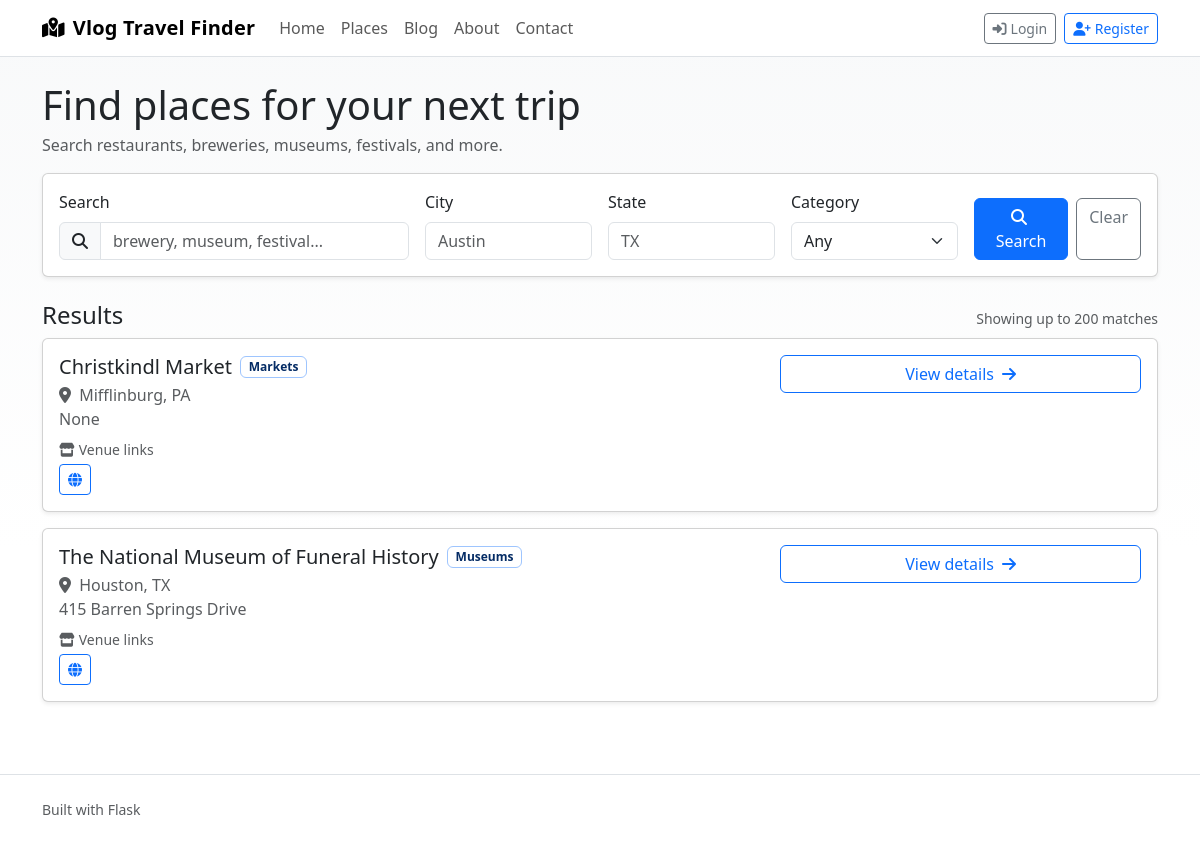
Screenshot of /places with the database file from the repository.
### vlog_site/models.py (models this page shows)
class Base(DeclarativeBase):
    pass

class Place(Base):
    __tablename__ = "place"
    id: Mapped[int] = mapped_column(primary_key=True)
    name: Mapped[str] = mapped_column(String, nullable=False)
    category_id: Mapped[int | None] = mapped_column(ForeignKey("category.id"), nullable=True)
    address: Mapped[str | None] = mapped_column(String, nullable=True)
    city: Mapped[str | None] = mapped_column(String, nullable=True)
    state: Mapped[str | None] = mapped_column(String, nullable=True)
    zipcode: Mapped[str | None] = mapped_column(String, nullable=True)
    latitude: Mapped[float | None] = mapped_column(nullable=True)
    longitude: Mapped[float | None] = mapped_column(nullable=True)
    venue_website_url: Mapped[str | None] = mapped_column(String, nullable=True)
    venue_youtube_url: Mapped[str | None] = mapped_column(String, nullable=True)
    venue_tiktok_url: Mapped[str | None] = mapped_column(String, nullable=True)
    venue_instagram_url: Mapped[str | None] = mapped_column(String, nullable=True)
    venue_facebook_url: Mapped[str | None] = mapped_column(String, nullable=True)
    vlog_youtube_url: Mapped[str | None] = mapped_column(String, nullable=True)
    vlog_tiktok_url: Mapped[str | None] = mapped_column(String, nullable=True)
    vlog_instagram_url: Mapped[str | None] = mapped_column(String, nullable=True)
    notes: Mapped[str | None] = mapped_column(Text, nullable=True)
    created_at: Mapped[str] = mapped_column(
        String,
        nullable=False,
        default=lambda: datetime.now(timezone.utc).isoformat(timespec="seconds"),
    )
    updated_at: Mapped[str] = mapped_column(
        String,
        nullable=False,
        default=lambda: datetime.now(timezone.utc).isoformat(timespec="seconds"),
    )
    category: Mapped[Category | None] = relationship("Category")
    @property
    def category_name(self) -> str | None:
        return self.category.name if self.category is not None else None

class Category(Base):
    __tablename__ = "category"
    id: Mapped[int] = mapped_column(primary_key=True)
    name: Mapped[str] = mapped_column(String, unique=True, nullable=False)

### vlog_site/blueprints/public.py (the view, shortened to what this page needs)
@public_bp.route("/places")
@require_feature("places")
def places() -> str:
    db = get_session(current_app)
    q = clean_str(request.args.get("q"))
    city = clean_str(request.args.get("city"))
    state = clean_str(request.args.get("state"))
    category_id_raw = clean_str(request.args.get("category_id"))
    try:
        category_id = int(category_id_raw) if category_id_raw else None
    except ValueError:
        category_id = None
    stmt = select(Place).order_by(text("COALESCE(state, ''), COALESCE(city, ''), name")).limit(200)
    if city:
        stmt = stmt.where(Place.city == city)
    if state:
        stmt = stmt.where(Place.state == state)
    if category_id:
        stmt = stmt.where(Place.category_id == category_id)
    places = db.execute(stmt).scalars().all()
    categories = db.execute(select(Category).order_by(Category.name.asc())).scalars().all()
    return render_template(
        "public/index.html",
        places=places,
        categories=categories,
        q=q or "",
        city=city or "",
        state=state or "",
        category_id=category_id or "",
    )

### vlog_site/access_control.py (called while the page is built, shortened)
def anonymous_allowed(feature: str) -> bool:
    db = get_session(current_app)
    rule = db.get(AccessRule, feature)
    if rule is None:
        return True
    return bool(rule.anonymous_access)

def require_feature(feature: str):
    def decorator(view):
        @functools.wraps(view)
        def wrapped(*args, **kwargs):
            if anonymous_allowed(feature):
                return view(*args, **kwargs)
        return wrapped
    return decorator

### vlog_site/context.py (called while the page is built)
def inject_globals():
    db = get_session(current_app)
    user_id = session.get("user_id")
    is_anonymous_preview = bool(session.get("anonymous_preview"))
    user = None
    if user_id is not None:
        user = db.execute(select(User).where(User.id == user_id)).scalars().first()
    return {
        "current_user": None if is_anonymous_preview else user,
        "is_authenticated": (user is not None and not is_anonymous_preview),
        "is_admin": (user is not None and user.role == "admin"),
        "is_anonymous_preview": is_anonymous_preview,
        "contact_email": get_setting(db, "contact_email"),
        "contact_phone": get_setting(db, "contact_phone"),
    }

### vlog_site/db.py (called while the page is built)
def _is_sqlite(database_url: str) -> bool:
    return database_url.startswith("sqlite:")

def _configure_sqlite(engine: Engine) -> None:
    @event.listens_for(engine, "connect")
    def _set_sqlite_pragma(dbapi_connection, _connection_record):
        try:
            cursor = dbapi_connection.cursor()
            cursor.execute("PRAGMA foreign_keys=ON")
            cursor.close()
        except Exception:
            pass

def get_engine(app: Flask) -> Engine:
    if "engine" not in g:
        database_url = app.config["DATABASE_URL"]
        engine = create_engine(database_url, future=True)
        if _is_sqlite(database_url):
            _configure_sqlite(engine)
        g.engine = engine
    return g.engine

def get_session(app: Flask) -> Session:
    if "session" not in g:
        engine = get_engine(app)
        SessionLocal = sessionmaker(bind=engine, autoflush=False, autocommit=False, future=True)
        g.session = SessionLocal()
    return g.session

### vlog_site/utils.py (called while the page is built)
def clean_str(value: str | None) -> str | None:
    if value is None:
        return None
    value = value.strip()
    return value if value else None

### templates/public/index.html (shortened to what this page needs)
{% extends "base.html" %}
{% block content %}
  <div class="d-flex flex-column flex-lg-row align-items-lg-end justify-content-between gap-3 mb-3">
    <div>
      <h1 class="mb-1">Find places for your next trip</h1>
      <div class="text-muted">Search restaurants, breweries, museums, festivals, and more.</div>
    </div>
  </div>
  <div class="card shadow-sm mb-4">
    <div class="card-body">
      <form method="get" action="{{ url_for('public.places') }}" class="row g-3">
        <div class="col-12 col-lg-4">
          <label for="q" class="form-label">Search</label>
          <div class="input-group">
            <span class="input-group-text"><i class="fa-solid fa-magnifying-glass"></i></span>
            <input class="form-control" id="q" name="q" value="{{ q }}" placeholder="brewery, museum, festival..." />
          </div>
        </div>
        <div class="col-12 col-md-6 col-lg-2">
          <label for="city" class="form-label">City</label>
          <input class="form-control" id="city" name="city" value="{{ city }}" placeholder="Austin" />
        </div>
        <div class="col-12 col-md-6 col-lg-2">
          <label for="state" class="form-label">State</label>
          <input class="form-control" id="state" name="state" value="{{ state }}" placeholder="TX" />
        </div>
        <div class="col-12 col-lg-2">
          <label for="category_id" class="form-label">Category</label>
          <select class="form-select" id="category_id" name="category_id">
            <option value="">Any</option>
          </select>
        </div>
        <div class="col-12 col-lg-2 d-grid d-lg-flex gap-2 align-self-end">
          <button type="submit" class="btn btn-primary">
            <i class="fa-solid fa-magnifying-glass me-1"></i>Search
          </button>
          <a class="btn btn-outline-secondary" href="{{ url_for('public.places') }}">Clear</a>
        </div>
      </form>
    </div>
  </div>
  <div class="d-flex align-items-baseline justify-content-between mb-2">
    <h2 class="h4 mb-0">Results</h2>
    <div class="text-muted small">Showing up to 200 matches</div>
  </div>
  {% if places %}
    <div class="row g-3">
      {% for p in places %}
        <div class="col-12">
          <div class="card shadow-sm">
            <div class="card-body">
              <div class="d-flex flex-column flex-md-row align-items-md-start justify-content-between gap-3">
                <div>
                  <div class="d-flex align-items-center gap-2 flex-wrap">
                    <a class="h5 mb-0 text-decoration-none" href="{{ url_for('public.place_detail', place_id=p.id) }}">{{ p.name }}</a>
                    {% if p.category_name %}
                      <span class="badge text-bg-primary-subtle border border-primary-subtle text-primary-emphasis">{{ p.category_name }}</span>
                    {% endif %}
                  </div>
                  <div class="text-muted mt-1">
                    <i class="fa-solid fa-location-dot me-1"></i>
                    {% if p.city %}{{ p.city }}{% endif %}{% if p.city and p.state %}, {% endif %}{% if p.state %}{{ p.state }}{% endif %}
                  </div>
                  {% if p.address %}
                    <div class="text-muted">{{ p.address }}</div>
                  {% endif %}
                  {% if (p.venue_website_url and p.venue_website_url|lower != 'none') or (p.venue_youtube_url and p.venue_youtube_url|lower != 'none') or (p.venue_tiktok_url and p.venue_tiktok_url|lower != 'none') or (p.venue_instagram_url and p.venue_instagram_url|lower != 'none') or (p.venue_facebook_url and p.venue_facebook_url|lower != 'none') %}
                    <div class="mt-2">
                      <div class="text-muted small mb-1"><i class="fa-solid fa-store me-1"></i>Venue links</div>
                      <div class="d-flex gap-2 flex-wrap">
                        {% if p.venue_website_url and p.venue_website_url|lower != 'none' %}
                          <a class="btn btn-outline-primary btn-sm" href="{{ p.venue_website_url }}" target="_blank" rel="noreferrer" aria-label="Venue website" title="Venue website">
                            <i class="fa-solid fa-globe"></i>
                          </a>
                        {% endif %}
                      </div>
                    </div>
                  {% endif %}
                </div>
                <div class="col-12 col-lg-4">
                  <div class="d-grid">
                    <a class="btn btn-outline-primary" href="{{ url_for('public.place_detail', place_id=p.id) }}">
                      View details
                      <i class="fa-solid fa-arrow-right ms-1"></i>
                    </a>
                  </div>
                </div>
              </div>
            </div>
          </div>
        </div>
      {% endfor %}
    </div>
  {% else %}
    <div class="card shadow-sm">
      <div class="card-body">
        <p class="mb-0">No results yet. If you are the admin, add some places first.</p>
      </div>
    </div>
  {% endif %}
{% endblock %}

### static/style.css (style rules this page uses)
body { background: linear-gradient(180deg, #f8f9fa 0%, #ffffff 65%); }

### rows the page displays
Place: name "Christkindl Market", category_name "Markets", city "Mifflinburg", state "PA", address "None"
Place: name "The National Museum of Funeral History", category_name "Museums", city "Houston", state "TX", address "415 Barren Springs Drive"
